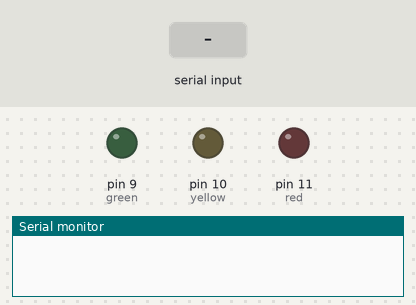
A sketch run on a simulated Arduino Uno, built with avr-gcc and run on an emulated ATmega328P. Shown: output pins drawn as LEDs (lit = HIGH), the last lines printed to the serial monitor. The inputs (shaded band) are chosen by the test bench.

Above: at 1.2 s.
1.3 s: "90,45\n" received over Serial
At 1.7 s:
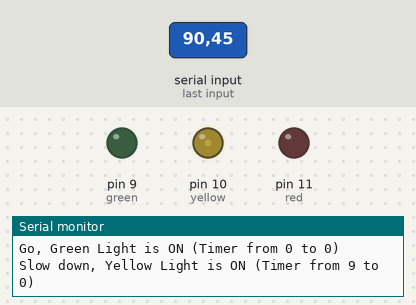
At 15.6 s:
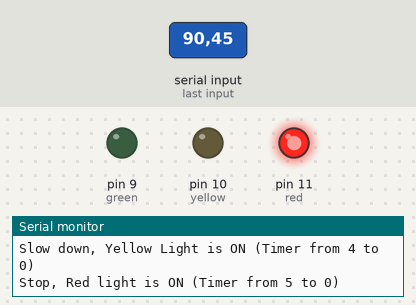
Timing chart, 0 to 15.9 s (numbered marks = the images above; inputs shaded):
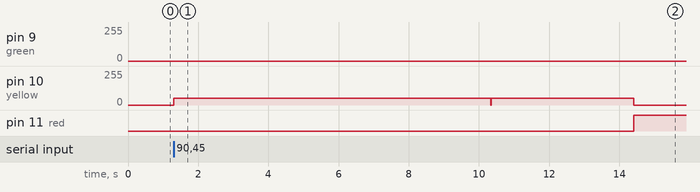

Measured:
- after the input at 1.3 s, pin 9 (green): 0/255 → 2/255 after 9.0 s, → 0/255 0.01 s later; pin 10 (yellow): 0/255 → 50/255 at once, → 0/255 13.1 s later; pin 11 (red): LOW → HIGH after 13.1 s

The sketch:

Pre-MST_Lab_Eval_sidarth_mithani.ino
```cpp
//traffic light code
//intensity on serial monitor eg.746 7 represents intensity for green, 4 for yellow, 6 for red
//also time of glow red>yellow>green

int green=9;
int yellow=10;
int red=11;
int green_time=0;
int yellow_time=0;
int red_time=0;
int gt=0;
int rt=0;
int yt=0;
void setup()
{
 pinMode(green,OUTPUT);
 pinMode(yellow,OUTPUT);
 pinMode(red,OUTPUT);
 Serial.begin(9600);
}
void loop()
{
 if (Serial.available()>0)
 {
 int input=Serial.parseInt();
 if(input>0)
 {
 red_time=input%10;
 rt=red_time*1000;

 yellow_time=(input/10)%10;
 yt=yellow_time*1000;

 green_time=(input/100)%10;
 gt=green_time*1000;

 analogWrite(green,2);
 Serial.print("Go, Green Light is ON (Timer from ");
 Serial.print(green_time);
 Serial.println(" to 0)");
 delay(gt);
 analogWrite(green,0);

 analogWrite(yellow,50);
 Serial.print("Slow down, Yellow Light is ON (Timer from ");
 Serial.print(yellow_time);
 Serial.println(" to 0)");
 delay(yt);
 analogWrite(yellow,0);

 analogWrite(red,255);
 Serial.print("Stop, Red light is ON (Timer from ");
 Serial.print(red_time);
 Serial.println(" to 0)");
 delay(rt);
 analogWrite(red,0);

 delay(10);
 }

}
else
{
 delay(10);
}

}
```
